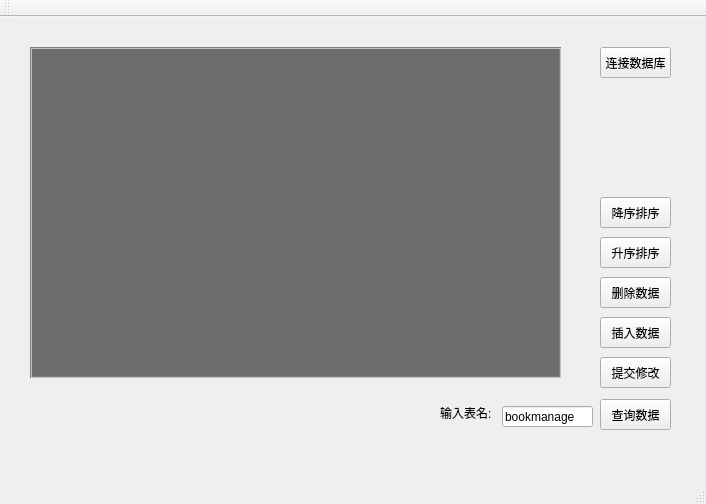
<?xml version="1.0" encoding="UTF-8"?>
<ui version="4.0">
 <class>MainWindow</class>
 <widget class="QMainWindow" name="MainWindow">
  <property name="geometry">
   <rect>
    <x>0</x>
    <y>0</y>
    <width>706</width>
    <height>504</height>
   </rect>
  </property>
  <property name="windowTitle">
   <string>MainWindow</string>
  </property>
  <widget class="QWidget" name="centralWidget">
   <widget class="QTableView" name="tableView">
    <property name="geometry">
     <rect>
      <x>30</x>
      <y>30</y>
      <width>531</width>
      <height>331</height>
     </rect>
    </property>
    <property name="styleSheet">
     <string notr="true">/*QTableView 左上角样式*/ 
QTableView QTableCornerButton::section {  
  /*  background: red;     border: 2px outset red;*/   
color: red;    
background-color: rgb(64, 64, 64);     
border: 5px solid #f6f7fa;     
border-radius:0px;     
border-color: rgb(64, 64, 64);  
}  
 QTableView {     
color: white;                                       /*表格内文字颜色*/     
gridline-color: black;                              /*表格内框颜色*/     
background-color: rgb(108, 108, 108);               /*表格内背景色*/     
alternate-background-color: rgb(64, 64, 64);   
  selection-color: white;                             /*选中区域的文字颜色*/    
 selection-background-color: rgb(77, 77, 77);        /*选中区域的背景色*/    
 border: 2px groove gray;    
 border-radius: 0px;    
 padding: 2px 4px; 
} 
QHeaderView { 
    color: white;    
 font: bold 10pt;     
background-color: rgb(108, 108, 108);   
  border: 0px solid rgb(144, 144, 144);  
   border:0px solid rgb(191,191,191);    
 border-left-color: rgba(255, 255, 255, 0);   
  border-top-color: rgba(255, 255, 255, 0);   
  border-radius:0px;    
 min-height:29px;
 }  
QHeaderView::section {   
  color: white;  
   background-color: rgb(64, 64, 64);   
  border: 5px solid #f6f7fa;   
  border-radius:0px;   
  border-color: rgb(64, 64, 64); 
}  </string>
    </property>
   </widget>
   <widget class="QPushButton" name="pushButton_query">
    <property name="geometry">
     <rect>
      <x>600</x>
      <y>382</y>
      <width>71</width>
      <height>31</height>
     </rect>
    </property>
    <property name="text">
     <string>查询数据</string>
    </property>
   </widget>
   <widget class="QPushButton" name="pushButton_query_2">
    <property name="geometry">
     <rect>
      <x>600</x>
      <y>30</y>
      <width>71</width>
      <height>31</height>
     </rect>
    </property>
    <property name="text">
     <string>连接数据库</string>
    </property>
   </widget>
   <widget class="QLineEdit" name="lineEdit">
    <property name="geometry">
     <rect>
      <x>502</x>
      <y>389</y>
      <width>91</width>
      <height>21</height>
     </rect>
    </property>
    <property name="text">
     <string>bookmanage</string>
    </property>
   </widget>
   <widget class="QLabel" name="label">
    <property name="geometry">
     <rect>
      <x>440</x>
      <y>390</y>
      <width>54</width>
      <height>12</height>
     </rect>
    </property>
    <property name="text">
     <string>输入表名:</string>
    </property>
   </widget>
   <widget class="QPushButton" name="pushButton_query_3">
    <property name="geometry">
     <rect>
      <x>600</x>
      <y>340</y>
      <width>71</width>
      <height>31</height>
     </rect>
    </property>
    <property name="text">
     <string>提交修改</string>
    </property>
   </widget>
   <widget class="QPushButton" name="pushButton_query_4">
    <property name="geometry">
     <rect>
      <x>600</x>
      <y>300</y>
      <width>71</width>
      <height>31</height>
     </rect>
    </property>
    <property name="text">
     <string>插入数据</string>
    </property>
   </widget>
   <widget class="QPushButton" name="pushButton_query_5">
    <property name="geometry">
     <rect>
      <x>600</x>
      <y>260</y>
      <width>71</width>
      <height>31</height>
     </rect>
    </property>
    <property name="text">
     <string>删除数据</string>
    </property>
   </widget>
   <widget class="QPushButton" name="pushButton_query_6">
    <property name="geometry">
     <rect>
      <x>600</x>
      <y>220</y>
      <width>71</width>
      <height>31</height>
     </rect>
    </property>
    <property name="text">
     <string>升序排序</string>
    </property>
   </widget>
   <widget class="QPushButton" name="pushButton_query_7">
    <property name="geometry">
     <rect>
      <x>600</x>
      <y>180</y>
      <width>71</width>
      <height>31</height>
     </rect>
    </property>
    <property name="text">
     <string>降序排序</string>
    </property>
   </widget>
  </widget>
  <widget class="QMenuBar" name="menuBar">
   <property name="geometry">
    <rect>
     <x>0</x>
     <y>0</y>
     <width>706</width>
     <height>23</height>
    </rect>
   </property>
  </widget>
  <widget class="QToolBar" name="mainToolBar">
   <attribute name="toolBarArea">
    <enum>TopToolBarArea</enum>
   </attribute>
   <attribute name="toolBarBreak">
    <bool>false</bool>
   </attribute>
  </widget>
  <widget class="QStatusBar" name="statusBar"/>
 </widget>
 <layoutdefault spacing="6" margin="11"/>
 <resources/>
 <connections/>
</ui>
